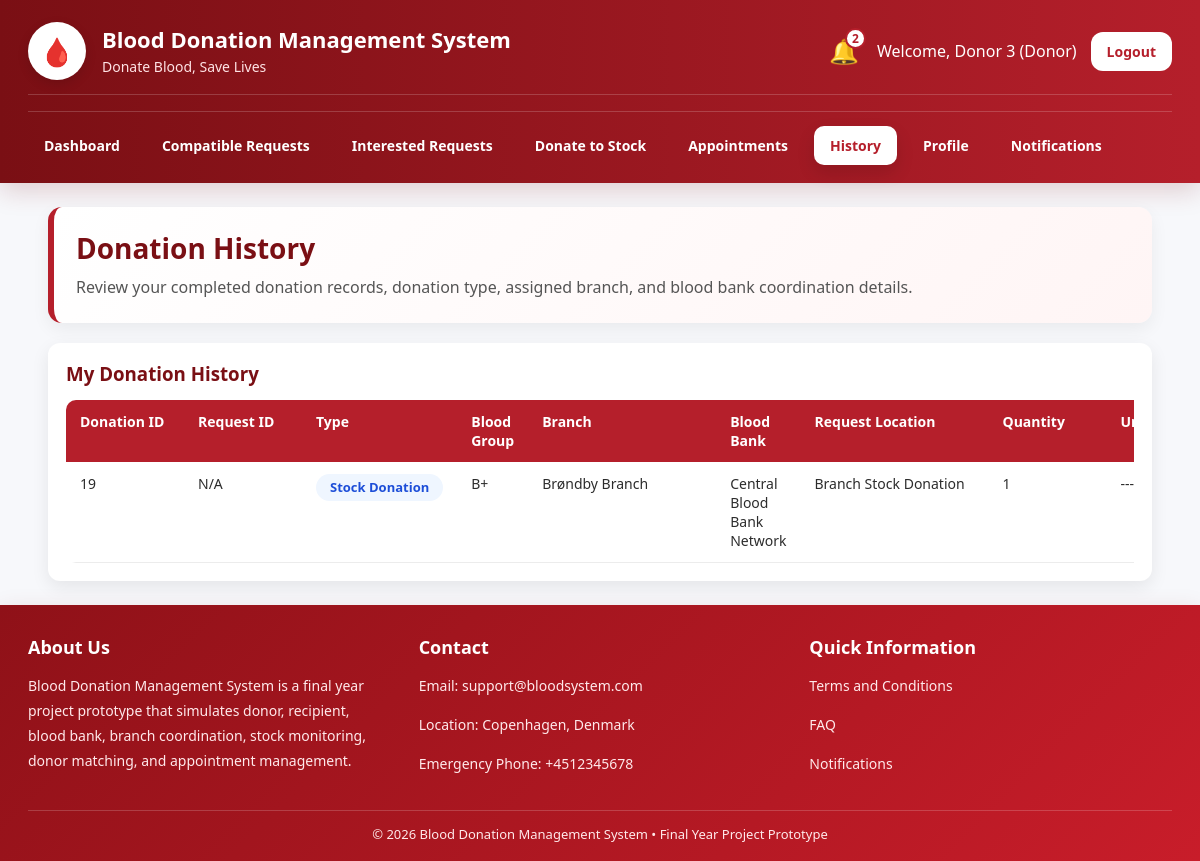
/dashboard/donor_history.php (signed in), run on the app's committed database.
### tables this page shows
CREATE TABLE `donations` (
  `id` int(11) NOT NULL,
  `donor_id` int(11) DEFAULT NULL,
  `blood_bank_id` int(11) DEFAULT NULL,
  `request_id` int(11) DEFAULT NULL,
  `donation_date` date DEFAULT NULL,
  `scheduled_date` datetime DEFAULT NULL,
  `completed_at` datetime DEFAULT NULL,
  `notes` text DEFAULT NULL,
  `status` enum('confirmed','cancelled') DEFAULT 'confirmed',
  `branch_id` int(11) DEFAULT NULL,
  `donation_type` enum('request_based','stock_donation') DEFAULT 'request_based'
);

CREATE TABLE `branches` (
  `id` int(11) NOT NULL,
  `blood_bank_user_id` int(11) NOT NULL,
  `branch_name` varchar(150) NOT NULL,
  `address_line` varchar(255) NOT NULL,
  `city` varchar(100) NOT NULL,
  `zipcode` varchar(20) NOT NULL,
  `contact_number` varchar(30) DEFAULT NULL,
  `is_active` tinyint(1) DEFAULT 1,
  `created_at` timestamp NOT NULL DEFAULT current_timestamp()
);

CREATE TABLE `users` (
  `id` int(11) NOT NULL,
  `name` varchar(100) NOT NULL,
  `email` varchar(100) NOT NULL,
  `contact_number` varchar(20) DEFAULT NULL,
  `address` varchar(255) DEFAULT NULL,
  `date_of_birth` date DEFAULT NULL,
  `weight` decimal(5,2) DEFAULT NULL,
  `password` varchar(255) NOT NULL,
  `role` enum('admin','blood_bank','donor','recipient') NOT NULL,
  `blood_group` varchar(5) DEFAULT NULL,
  `weight_kg` decimal(5,2) DEFAULT NULL,
  `location` varchar(100) DEFAULT NULL,
  `address_line` varchar(255) DEFAULT NULL,
  `city` varchar(100) DEFAULT NULL,
  `zipcode` varchar(20) DEFAULT NULL,
  `institution_name` varchar(150) DEFAULT NULL,
  `availability` enum('available','not_available') DEFAULT 'available',
  `created_at` timestamp NOT NULL DEFAULT current_timestamp(),
  `account_status` enum('active','inactive') DEFAULT 'active',
  `status` enum('active','inactive') NOT NULL DEFAULT 'active',
  `next_eligible_date` date DEFAULT NULL
);

### functions/network_helper.php (called while the page is built, shortened)
<?php
function getSystemName(){
    return 'Blood Donation Management System';
}
function getSystemTagline(){
    return 'Donate Blood, Save Lives';
}
?>

### dashboard/donor_history.php (the view, shortened to what this page needs)
<?php
include '../config/db.php';
include '../functions/network_helper.php';
$donor_id = $_SESSION['user_id'];
$notif_stmt = mysqli_prepare($conn, "SELECT COUNT(*) AS total FROM notifications WHERE user_id = ? AND is_read = 0");
mysqli_stmt_bind_param($notif_stmt, "i", $donor_id);
mysqli_stmt_execute($notif_stmt);
$notif_result = mysqli_stmt_get_result($notif_stmt);
$notif_data = mysqli_fetch_assoc($notif_result);
$notif_count = $notif_data['total'];
$sql = "
    SELECT
        d.id AS donation_id,
        d.request_id,
        d.donation_type,
        d.branch_id,
        d.donation_date,
        d.scheduled_date,
        d.completed_at,
        d.notes,
        d.status AS donation_status,
        COALESCE(r.blood_group, donor.blood_group) AS blood_group,
        CASE
            WHEN d.donation_type = 'stock_donation' THEN 'Branch Stock Donation'
            ELSE r.location
        END AS location,
        CASE
            WHEN d.donation_type = 'stock_donation' THEN 1
            ELSE r.quantity
        END AS quantity,
        r.urgency,
        b.branch_name,
        bb.name AS blood_bank_name,
        bb.institution_name
    FROM donations d
    JOIN users donor ON d.donor_id = donor.id
    LEFT JOIN blood_requests r ON d.request_id = r.id
    LEFT JOIN branches b ON d.branch_id = b.id
    LEFT JOIN users bb ON d.blood_bank_id = bb.id
    WHERE d.donor_id = ?
    ORDER BY d.id DESC
";
$stmt = mysqli_prepare($conn, $sql);
mysqli_stmt_bind_param($stmt, "i", $donor_id);
mysqli_stmt_execute($stmt);
$result = mysqli_stmt_get_result($stmt);
?>
<!DOCTYPE html>
<html>
<head>
    <link rel="stylesheet" href="assets/style.css">
</head>
<body>
<div class="topbar topbar-full">
    <div class="container">
        <div class="topbar-header">
            <div class="topbar-left">
                <div class="logo">🩸</div>
                <div class="brand-text">
                    <h2><?php echo htmlspecialchars(getSystemName()); ?></h2>
                    <p><?php echo htmlspecialchars(getSystemTagline()); ?></p>
                </div>
            </div>
            <div class="topbar-right">
                <a href="notifications.php" class="notify" title="Notifications">
                    🔔
                    <span class="notify-badge"><?php echo $notif_count; ?></span>
                </a>
                <span>Welcome, <?php echo htmlspecialchars($_SESSION['name']); ?> (Donor)</span>
                <a class="btn btn-logout" href="../auth/logout.php">Logout</a>
            </div>
        </div>
        <div class="topbar-menu">
            <a href="donor_dashboard.php">Dashboard</a>
            <a href="donor_compatible_requests.php">Compatible Requests</a>
            <a href="donor_interested_requests.php">Interested Requests</a>
            <a href="donate_to_stock.php">Donate to Stock</a>
            <a href="donor_appointments.php">Appointments</a>
            <a href="donor_history.php" class="active">History</a>
            <a href="donor_profile.php">Profile</a>
            <a href="notifications.php">Notifications</a>
        </div>
    </div>
</div>
<div class="container">
    <div class="hero">
        <h1>Donation History</h1>
        <p>Review your completed donation records, donation type, assigned branch, and blood bank coordination details.</p>
    </div>
    <div class="card">
        <h3>My Donation History</h3>
        <?php if(mysqli_num_rows($result) > 0){ ?>
            <div class="table-scroll-admin">
                <table class="compact-admin-table">
                    <tr>
                        <th class="small-cell">Donation ID</th>
                        <th class="small-cell">Request ID</th>
                        <th>Type</th>
                        <th>Blood Group</th>
                        <th class="wrap-cell">Branch</th>
                        <th>Blood Bank</th>
                        <th class="wrap-cell">Request Location</th>
                        <th class="small-cell">Quantity</th>
                        <th>Urgency</th>
                    </tr>
                    <?php while($row = mysqli_fetch_assoc($result)){ ?>
                        <?php
                        $bankDisplay = $row['institution_name'] ?: $row['blood_bank_name'] ?: 'N/A';
                        ?>
                        <tr class="<?php echo (($row['urgency'] ?? '') === 'urgent') ? 'urgent-row' : ''; ?>">
                            <td class="small-cell"><?php echo htmlspecialchars($row['donation_id']); ?></td>
                            <td class="small-cell"><?php echo htmlspecialchars($row['request_id'] ?? 'N/A'); ?></td>
                            <td>
                                <?php if(($row['donation_type'] ?? '') === 'stock_donation'){ ?>
                                    <span class="mini-badge mini-blue">Stock Donation</span>
                                <?php } else { ?>
                                    <span class="mini-badge mini-green">Request Donation</span>
                                <?php } ?>
                            </td>
                            <td><?php echo htmlspecialchars($row['blood_group'] ?? 'N/A'); ?></td>
                            <td class="wrap-cell"><?php echo htmlspecialchars($row['branch_name'] ?? 'Not assigned'); ?></td>
                            <td><?php echo htmlspecialchars($bankDisplay); ?></td>
                            <td class="wrap-cell"><?php echo htmlspecialchars($row['location'] ?? 'Branch Stock Donation'); ?></td>
                            <td class="small-cell"><?php echo htmlspecialchars($row['quantity'] ?? 'N/A'); ?></td>
                            <td>
                                <?php if(!empty($row['urgency'])){ ?>
                                    <?php if($row['urgency'] === 'urgent'){ ?>
                                        <span class="urgency-badge urgency-urgent">Urgent</span>
                                    <?php } else { ?>
                                        <span class="urgency-badge urgency-normal">Normal</span>
                                    <?php } ?>
                                <?php } else { echo '---'; } ?>
                            </td>
                        </tr>
                    <?php } ?>
                </table>
            </div>
        <?php } else { ?>
            <p>No donation history available yet.</p>
        <?php } ?>
    </div>
</div>
<div class="site-footer site-footer-full">
    <div class="container">
        <div class="footer-grid">
            <div class="footer-col">
                <h4>About Us</h4>
                <p>Blood Donation Management System is a final year project prototype that simulates donor, recipient, blood bank, branch coordination, stock monitoring, donor matching, and appointment management.</p>
            </div>
            <div class="footer-col">
                <h4>Contact</h4>
                <p>Email: support@bloodsystem.com</p>
                <p>Location: Copenhagen, Denmark</p>
                <p>Emergency Phone: +4512345678</p>
            </div>
            <div class="footer-col">
                <h4>Quick Information</h4>
                <p><a href="terms.php">Terms and Conditions</a></p>
                <p><a href="faq.php">FAQ</a></p>
                <p><a href="notifications.php">Notifications</a></p>
            </div>
        </div>
        <div class="footer-bottom">
            © 2026 Blood Donation Management System • Final Year Project Prototype
        </div>
    </div>
</div>
</body>
</html>

### data on the page
donations: id "19", request "N/A", donation_type "Stock Donation", blood_group "B+", branch.branch_name "Brøndby Branch", blood_bank.institution_name "Central Blood Bank Network", location "Branch Stock Donation", quantity "1"

### other printed values
getSystemName() "Blood Donation Management System"
getSystemTagline() "Donate Blood, Save Lives"
$notif_count "2"
$_SESSION['name'] "Donor 3"
